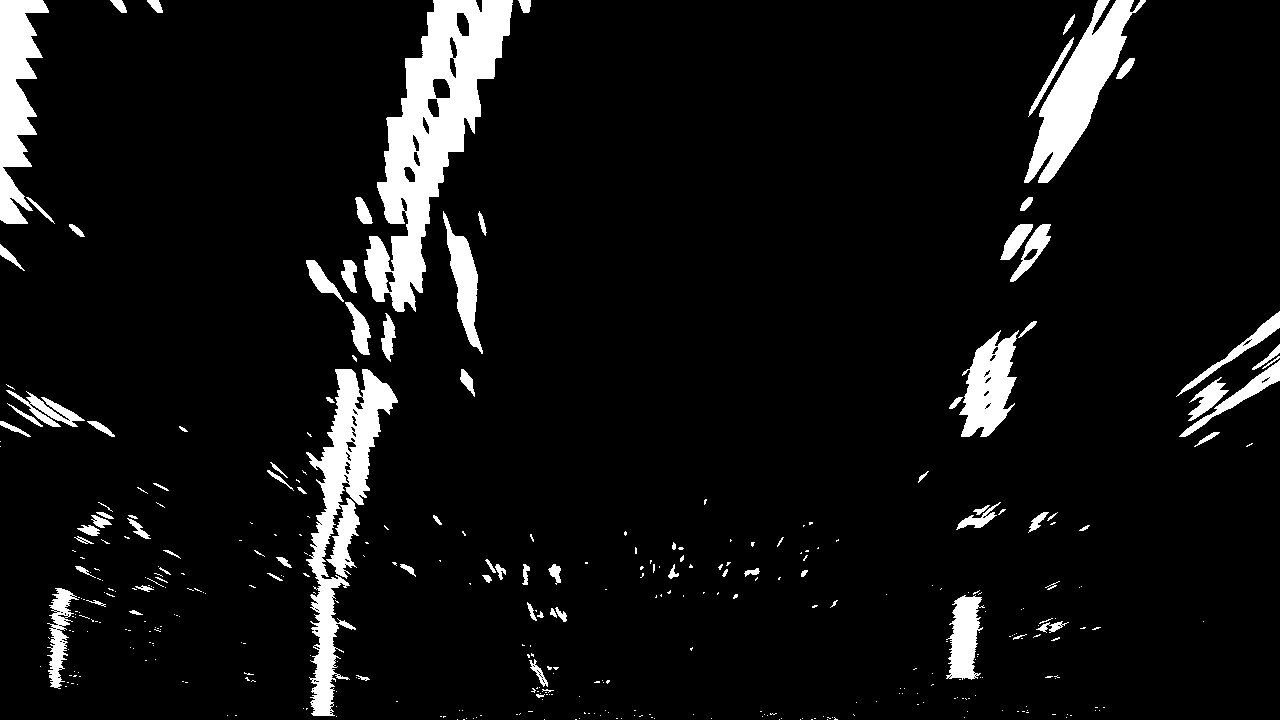
#> input picture 4-Histogram/warped-example.jpg, 1280 x 720 px
$ python lane_histogram.py
#> lines starting #> are read from the running program, lines starting #| are printed output that depends on the picture
import numpy as np
import matplotlib.image as mpimg
import matplotlib.pyplot as plt

# Load our image
# `mpimg.imread` will load .jpg as 0-255, so normalize back to 0-1
img = mpimg.imread('warped-example.jpg')
#> img is the input picture: shape (720, 1280); min 0, max 255, mean 18.5

def hist(img):
    # TO-DO: Grab only the bottom half of the image

    # Lane lines are likely to be mostly vertical nearest to the car
    bottom_half = img[np.shape(img)[0]//2:,:]
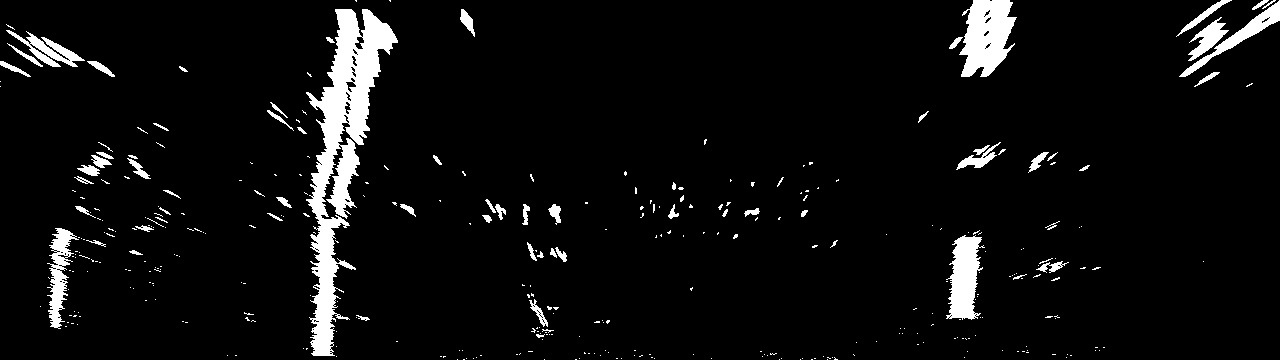
#> bottom_half: shape (360, 1280); min 0, max 255, mean 14.4

    histogram = np.sum(bottom_half, axis=0)
#> histogram = 1280 values, max 62445 at index 327, min 0 at index 208, mean 5170.2

    return histogram

# Create histogram of image binary activations
histogram = hist(img)

# Visualize the resulting histogram
plt.imshow(img)
plt.plot(histogram)
plt.show()
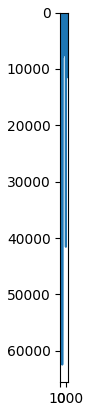
#> figure drawn by matplotlib, 1 panel
